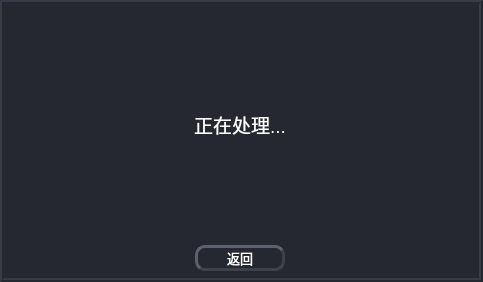
<?xml version="1.0" encoding="UTF-8"?>
<ui version="4.0">
 <class>Dialog</class>
 <widget class="QDialog" name="Dialog">
  <property name="geometry">
   <rect>
    <x>0</x>
    <y>0</y>
    <width>483</width>
    <height>282</height>
   </rect>
  </property>
  <property name="windowTitle">
   <string>Dialog</string>
  </property>
  <property name="styleSheet">
   <string notr="true">QLabel {
	border:none;

}

QWidget {
color:white;
background-color: rgb(37, 40, 48);
border: 4px ridge rgb(37, 40, 48); 

}

QWidget#widget {

border: none; 

}
QPushButton{
    color: white;  
	border: 3px outset rgb(60, 65, 75);  
    
    border-radius: 10px;
	
}
QPushButton:hover {
    background-color: #2980b9;  /* 悬停时 - 深蓝色 */
}</string>
  </property>
  <property name="modal">
   <bool>true</bool>
  </property>
  <widget class="QWidget" name="widget" native="true">
   <property name="geometry">
    <rect>
     <x>10</x>
     <y>10</y>
     <width>461</width>
     <height>261</height>
    </rect>
   </property>
   <layout class="QVBoxLayout" name="verticalLayout">
    <item alignment="Qt::AlignHCenter">
     <widget class="QLabel" name="label">
      <property name="font">
       <font>
        <pointsize>14</pointsize>
       </font>
      </property>
      <property name="styleSheet">
       <string notr="true">border:none;</string>
      </property>
      <property name="text">
       <string>正在处理...</string>
      </property>
     </widget>
    </item>
    <item alignment="Qt::AlignHCenter">
     <widget class="QPushButton" name="btn_back">
      <property name="sizePolicy">
       <sizepolicy hsizetype="Fixed" vsizetype="Fixed">
        <horstretch>0</horstretch>
        <verstretch>0</verstretch>
       </sizepolicy>
      </property>
      <property name="minimumSize">
       <size>
        <width>90</width>
        <height>0</height>
       </size>
      </property>
      <property name="font">
       <font>
        <pointsize>10</pointsize>
       </font>
      </property>
      <property name="text">
       <string>返回</string>
      </property>
     </widget>
    </item>
   </layout>
  </widget>
 </widget>
 <resources/>
 <connections/>
</ui>
